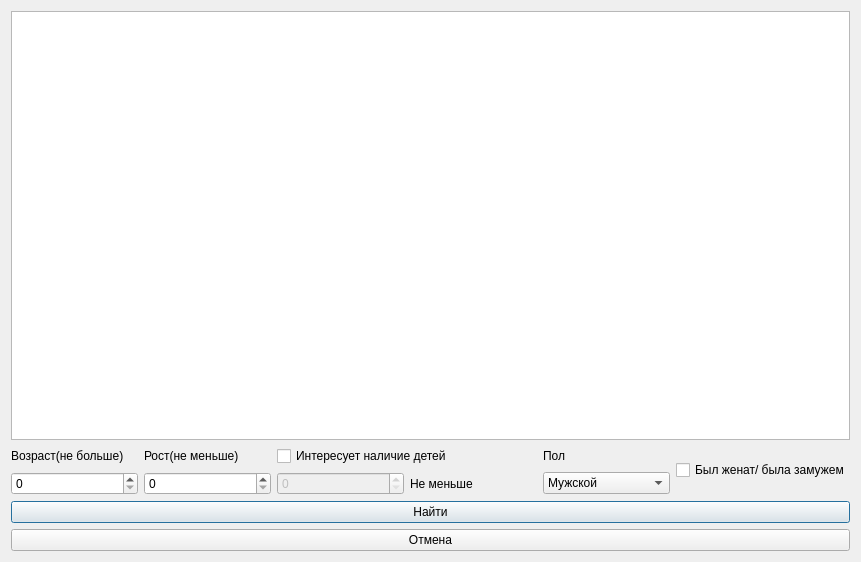
<?xml version="1.0" encoding="UTF-8"?>
<ui version="4.0">
 <class>dialogfind</class>
 <widget class="QDialog" name="dialogfind">
  <property name="geometry">
   <rect>
    <x>0</x>
    <y>0</y>
    <width>861</width>
    <height>562</height>
   </rect>
  </property>
  <property name="windowTitle">
   <string>Find person</string>
  </property>
  <layout class="QGridLayout" name="gridLayout_3">
   <item row="0" column="0">
    <layout class="QGridLayout" name="gridLayout">
     <item row="1" column="0">
      <layout class="QGridLayout" name="gridLayout_2">
       <item row="0" column="1">
        <widget class="QLabel" name="label_4">
         <property name="text">
          <string>Рост(не меньше)</string>
         </property>
        </widget>
       </item>
       <item row="1" column="4">
        <widget class="QComboBox" name="genderField">
         <item>
          <property name="text">
           <string>Мужской</string>
          </property>
         </item>
         <item>
          <property name="text">
           <string>Женский</string>
          </property>
         </item>
        </widget>
       </item>
       <item row="0" column="5" rowspan="2">
        <widget class="QCheckBox" name="marriedField">
         <property name="text">
          <string>Был женат/ была замужем</string>
         </property>
        </widget>
       </item>
       <item row="1" column="1">
        <widget class="QSpinBox" name="heightField">
         <property name="maximum">
          <number>999999999</number>
         </property>
        </widget>
       </item>
       <item row="0" column="4">
        <widget class="QLabel" name="label_6">
         <property name="text">
          <string>Пол</string>
         </property>
        </widget>
       </item>
       <item row="1" column="2">
        <widget class="QSpinBox" name="childrenAmountField">
         <property name="enabled">
          <bool>false</bool>
         </property>
         <property name="maximum">
          <number>999999999</number>
         </property>
        </widget>
       </item>
       <item row="1" column="0">
        <widget class="QSpinBox" name="ageField">
         <property name="maximum">
          <number>999999999</number>
         </property>
        </widget>
       </item>
       <item row="1" column="3">
        <widget class="QLabel" name="label">
         <property name="text">
          <string>Не меньше</string>
         </property>
        </widget>
       </item>
       <item row="0" column="0">
        <widget class="QLabel" name="label_3">
         <property name="text">
          <string>Возраст(не больше)</string>
         </property>
        </widget>
       </item>
       <item row="0" column="2" colspan="2">
        <widget class="QCheckBox" name="childrenField">
         <property name="text">
          <string>Интересует наличие детей</string>
         </property>
        </widget>
       </item>
      </layout>
     </item>
     <item row="0" column="0">
      <widget class="QTableView" name="tableView"/>
     </item>
     <item row="2" column="0">
      <widget class="QPushButton" name="addButton">
       <property name="text">
        <string>Найти</string>
       </property>
      </widget>
     </item>
     <item row="3" column="0">
      <widget class="QPushButton" name="cancelButton">
       <property name="text">
        <string>Отмена</string>
       </property>
      </widget>
     </item>
    </layout>
   </item>
  </layout>
 </widget>
 <resources/>
 <connections/>
</ui>
